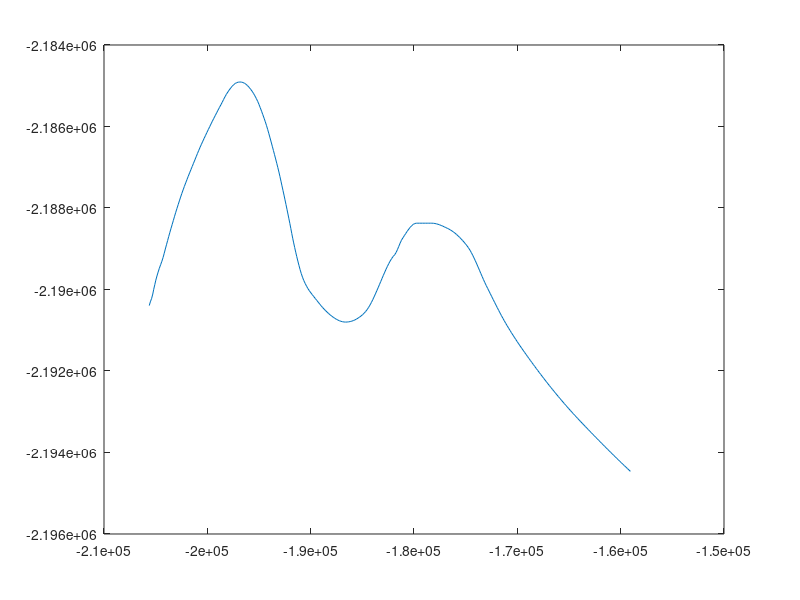

Here is the MATLAB script that generated this plot: (Note: this script raises an error after producing the figure.)
%% |peclet| documentation 
% |peclet| calculates the Peclet number along a glacier flowline using the 
% formulation by Felikson et al., 2017.
% 
%% Syntax 
% 
%  Pe = peclet(d,thck,sfz)
%  Pe = peclet(...,'m',m)
%  Pe = peclet(...,'CouplingLength',Nthck) 
%  Pe = peclet(...,'endpoints','fill') 
%  
%% Description
% 
% |Pe = peclet(d,thck,sfz)| returns the Peclet number along a glacier flowline
% where |d| is distance along the flowline in meters, and |thck| and |sfz| are the 
% corresponding thickness and surface elevation in meters. The dimensions of 
% |d|, |thck|, and |sfz| must all match. Tip: You can use |pathdistps| or |pathdistpsn| 
% to get the distance along the flowline |d| in meters. 
% 
% |Pe = peclet(...,'m',m)| specifies a positive exponent m that relates to basal
% sliding (see Supp. Eq. 4 of Felikson et al., 2017.). By default, |m = 1|.
% 
% |Pe = peclet(...,'CouplingLength',Nthck)| specifies a longitudinal 
% coupling length as a multiple of ice thickesses. This is equivalent to l/H
% in Kamb & Echelmeyer's  paper cited below. Important: |Nthick| is not the same 
% thing as the total window width. The Kamb & Echelmeyer paper describes it 
% in detail, but the "averaging length" is the full width of a boxcar window 
% and is equal to 4*l. In this function, the default value of |Nthck| is 2.5, 
% which is equivalent to a moving average window width of 10 ice thicknesses. 
% 
% * For guidance on choosing a value of |Nthck|, Kamb & Echelmeyer state that
%   "l/H ranges from about 1.5 to 10...for temperate valley glaciers, with f 
%   near 0.5 and with longitudinal strain-rates typically of order 0.01-0.05 /yr, 
%   l/H should be in the range from about 1 to 3, whereas for ice sheets ...
%   the expected l/H is in the range from about 4 to 10, distinctly higher
%   than for valley glaciers."
% 
% |Pe = peclet(...,'endpoints','fill')| sets endpoints to |NaN| when performing  
% the moving window average on the thickness and surface profiles, in a manner
% equivalent to the |'fill'| option in the |movmean| function. By default, the 
% moving window shrinks at each end, to provide continuous measurements at the
% edges. This option will result in missing data at each end of the profile, as
% well as near each NaN datapoint. 
% 
%% Example 1 
% For this example, load |Kangilerngata_Sermia_flowline.mat|, which contains
% north polar stereographic coordinates |xfl,yfl|. If you have my MODIS Mosaic
% of Greenland function installed, you can take a look that the profile in map
% view like this, but don't worry about it if you don't have |modismog|. 

load Kangilerngata_Sermia_flowline 

figure
plot(xfl,yfl)
modismog('contrast','white') 
xlabel 'easting (m)' 
ylabel 'northing (m)'

%% 
% You'll need my functions for Mathieu Morlighem's BedMachine data to get
% the thickness and surface slope, so we might as well take a look at the 
% profile down this glacier too. Use the |pathdistpsn| function to get 
% an array of distance in meters along the flowline. That will be our common
% horizontal axis reference: 

dfl = pathdistpsn(xfl,yfl); 

figure
subplot(2,1,1) 
bedmachine_profile(xfl,yfl,'horiz',dfl/1000,'greenland') 
xlabel 'distance along profile (km)' 
ylabel 'elevation wrt geoid (m)'

%% 
% Now use |bedmachine_interp| to get thickness and surface elevation 
% along the flowline, and calculate the Peclet number: 

H = bedmachine_interp('thickness',xfl,yfl,'greenland'); 
sfz = bedmachine_interp('surface',xfl,yfl,'greenland'); 

Pe = peclet(dfl,H,sfz); 

subplot(2,1,2) 
plot(dfl/1000,Pe)
axis tight 
box off
xlabel 'distance along profile (km)' 
ylabel 'Pe' 

%% 
% In the profile above, we took the calculation all the way to the edges 
% of the profile, even though we're smoothing using a window spanning several 
% ice thicknesses. This means that we might not actually want to trust the data 
% within a couple of ice thicknesses of either edge of the profile. 
% 
% To eliminate any potential contamination from the edge effects of the filter, 
% use the |'endpoints','fill'| option: 

Pe = peclet(dfl,H,sfz,'Endpoints','fill'); 

hold on
plot(dfl/1000,Pe,'linewidth',2)

%% 
% Felikson et al found that the inland extent of thinning relates to the cumulative
% maximum of the Peclet number. Signals don't tend to travel upstream further than 
% where the running maximum Peclet number exceeds about 3. So for the |Pe| we calculated 
% above, let's plot the running maximum: 

plot(dfl/1000,cummax(Pe),'linewidth',2)

%% 
% Sure enough, according to the Felikson paper, the thinning signal dies out around 
% the location where the bed slope rises and the running maximum of the Peclet
% number exceeds 3. 

%% Example 2: Exploring m 
% What is the meaning of the exponent m? It's related to basal sliding, and 
% nobody's really sure what value to use, so we tend to play around with values
% between 1 and 3. Here's how a Peclet profile varies as a function of m. 
% 
% Start by defining an array of values of m between 1 and 3. Define a 
% corresponding colormap and loop through each value of m, calculating and
% plotting the Peclet number for each value of m: 

m = 1:0.1:3; 
cm = parula(length(m)); 

figure
hold on
for k = 1:length(m) 
   Pe = peclet(dfl,H,sfz,'m',m(k),'endpoints','fill'); 
   plot(dfl/1000,Pe,'color',cm(k,:))
end

box off
xlabel 'distance along profile (km)'
ylabel 'Pe' 
axis tight

% Manually set a colormap even though it's not actually linked to values m:
cb = colorbar('location','north');
cb.Position = [cb.Position(1:2) cb.Position(3:4)/3]; 
cb.XAxisLocation = 'top'; 
colormap(cm)
xlabel(cb,'exponent m') 
caxis([1 3])

%% Example 3: Effects of smoothing
% As above, but 

Nthick = 0:10; 
cm = parula(length(Nthick)); 

figure
hold on
for k = 1:length(Nthick) 
   Pe = peclet(dfl,H,sfz,'CouplingLength',Nthick(k),'endpoints','fill'); 
   plot(dfl/1000,Pe,'color',cm(k,:))
end

box off
xlabel 'distance along profile (km)'
ylabel 'Pe' 
axis tight

cb = colorbar('location','north');
cb.Position = [cb.Position(1:2) cb.Position(3:4)/3]; 
cb.XAxisLocation = 'top'; 
colormap(cm)
xlabel(cb,'N thickness coupling length') 
caxis([0 10])

%% Citing this function 
% The formulas in this function are taken directly from Felikson et al., 
% 2017, so if you use this function, please cite Denis' paper! And at least 
% for accountability's sake, it's probably prudent to cite my Antarctic Mapping 
% Tools paper too. Here are the citations: 
% 
% Felikson, Denis, Timothy C. Bartholomaus, Ginny A. Catania, Niels J. Korsgaard,
% Kurt H. Kjær, Mathieu Morlighem, Brice Noël et al. "Inland thinning on the Greenland 
% ice sheet controlled by outlet glacier geometry." Nature Geoscience 10, no. 5 
% (2017): 366-369. <https://doi.org/10.1038/ngeo2934>
% 
% Greene, C. A., Gwyther, D. E., & Blankenship, D. D. Antarctic Mapping Tools for Matlab. 
% Computers & Geosciences. 104 (2017) pp.151-157. 
% <http://dx.doi.org/10.1016/j.cageo.2016.08.003>
%
%% Author Info
% This function and supporting documentation were written by Chad A. Greene
% of NASA Jet Propulsion Laboratory. December 2020. 